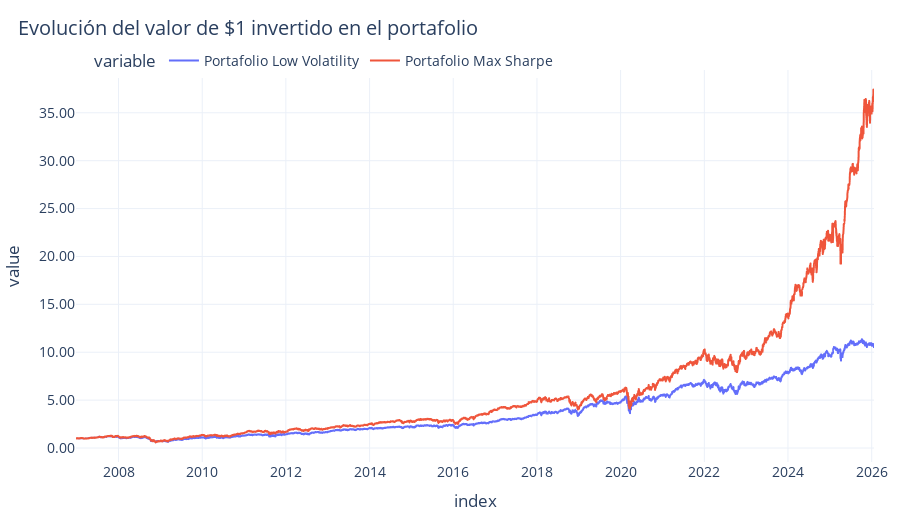

This figure's notebook cell:
### Markdown cell above
# Visualizaciones

### Code cell
rlowv = df_risk_lowv["Returns"].astype(float).dropna()
rmaxs = df_risk_maxsh["Returns"].astype(float).dropna()

cumlowv = (1.0 + rlowv).cumprod().rename("cum_$1 lowv")
cummaxs = (1.0 + rmaxs).cumprod().rename("cum_$1")

temp_df = pd.DataFrame({'Portafolio Low Volatility': cumlowv, 'Portafolio Max Sharpe': cummaxs})

fig = px.line(
    temp_df,
    x=temp_df.index,
    y=['Portafolio Low Volatility', 'Portafolio Max Sharpe'],
    title="Evolución del valor de $1 invertido en el portafolio",
    labels={"x": "Date", "y": "Value"},
)
fig.show()

### Figure 1 — Plotly figure (JSON) as saved in the notebook; plotly's stock layout.template omitted (floating-point values rounded to 4 significant figures; data arrays with more than 128 entries replaced by an {"elided": "..."} marker saying what was removed)
{"data": [{"hovertemplate": "variable=Portafolio Low Volatility<br>index=%{x}<br>value=%{y}<extra></extra>", "legendgroup": "Portafolio Low Volatility", "line": {"color": "#636efa", "dash": "solid"}, "marker": {"symbol": "circle"}, "mode": "lines", "name": "Portafolio Low Volatility", "showlegend": true, "type": "scattergl", "x": {"elided": "4797 str values"}, "xaxis": "x", "y": {"elided": "4797 float values"}, "yaxis": "y"}, {"hovertemplate": "variable=Portafolio Max Sharpe<br>index=%{x}<br>value=%{y}<extra></extra>", "legendgroup": "Portafolio Max Sharpe", "line": {"color": "#EF553B", "dash": "solid"}, "marker": {"symbol": "circle"}, "mode": "lines", "name": "Portafolio Max Sharpe", "showlegend": true, "type": "scattergl", "x": {"elided": "4797 str values"}, "xaxis": "x", "y": {"elided": "4797 float values"}, "yaxis": "y"}], "layout": {"height": 520, "legend": {"title": {"text": "variable"}, "tracegroupgap": 0}, "title": {"text": "Evolución del valor de $1 invertido en el portafolio"}, "xaxis": {"anchor": "y", "domain": [0, 1], "title": {"text": "index"}}, "yaxis": {"anchor": "x", "domain": [0, 1], "title": {"text": "value"}}}}
